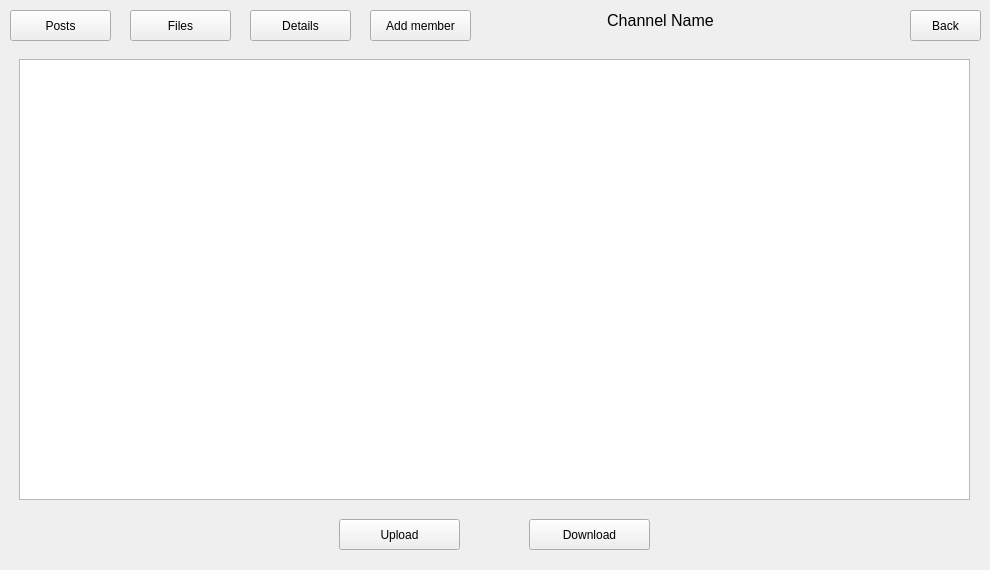
<?xml version="1.0" encoding="UTF-8"?>
<ui version="4.0">
 <class>Channels</class>
 <widget class="QWidget" name="Channels">
  <property name="geometry">
   <rect>
    <x>0</x>
    <y>0</y>
    <width>990</width>
    <height>570</height>
   </rect>
  </property>
  <property name="windowTitle">
   <string>Form</string>
  </property>
  <widget class="QStackedWidget" name="stackedWidget_main">
   <property name="geometry">
    <rect>
     <x>0</x>
     <y>0</y>
     <width>991</width>
     <height>571</height>
    </rect>
   </property>
   <property name="currentIndex">
    <number>1</number>
   </property>
   <widget class="QWidget" name="primary">
    <widget class="QListWidget" name="listWidget_Channels">
     <property name="geometry">
      <rect>
       <x>20</x>
       <y>90</y>
       <width>951</width>
       <height>461</height>
      </rect>
     </property>
    </widget>
    <widget class="QPushButton" name="pushButton_newChannel">
     <property name="geometry">
      <rect>
       <x>20</x>
       <y>20</y>
       <width>191</width>
       <height>51</height>
      </rect>
     </property>
     <property name="text">
      <string>Create new channel</string>
     </property>
    </widget>
   </widget>
   <widget class="QWidget" name="secondary">
    <widget class="QPushButton" name="pushButton_back">
     <property name="geometry">
      <rect>
       <x>910</x>
       <y>10</y>
       <width>71</width>
       <height>31</height>
      </rect>
     </property>
     <property name="text">
      <string>Back</string>
     </property>
    </widget>
    <widget class="QStackedWidget" name="stackedWidget_channel">
     <property name="geometry">
      <rect>
       <x>9</x>
       <y>49</y>
       <width>971</width>
       <height>511</height>
      </rect>
     </property>
     <property name="currentIndex">
      <number>1</number>
     </property>
     <widget class="QWidget" name="posts">
      <widget class="QPushButton" name="pushButton_send">
       <property name="geometry">
        <rect>
         <x>840</x>
         <y>470</y>
         <width>121</width>
         <height>31</height>
        </rect>
       </property>
       <property name="text">
        <string>Send</string>
       </property>
      </widget>
      <widget class="QLineEdit" name="lineEdit_textMaker">
       <property name="geometry">
        <rect>
         <x>150</x>
         <y>470</y>
         <width>671</width>
         <height>31</height>
        </rect>
       </property>
      </widget>
      <widget class="QPushButton" name="pushButton_CreateMeet">
       <property name="geometry">
        <rect>
         <x>10</x>
         <y>470</y>
         <width>121</width>
         <height>31</height>
        </rect>
       </property>
       <property name="text">
        <string>Create a meeting</string>
       </property>
      </widget>
      <widget class="QListWidget" name="listWidget_Posts">
       <property name="geometry">
        <rect>
         <x>5</x>
         <y>1</y>
         <width>961</width>
         <height>461</height>
        </rect>
       </property>
      </widget>
     </widget>
     <widget class="QWidget" name="files">
      <widget class="QListWidget" name="listWidget_Files">
       <property name="geometry">
        <rect>
         <x>10</x>
         <y>10</y>
         <width>951</width>
         <height>441</height>
        </rect>
       </property>
      </widget>
      <widget class="QPushButton" name="pushButton_UploadFile">
       <property name="geometry">
        <rect>
         <x>330</x>
         <y>470</y>
         <width>121</width>
         <height>31</height>
        </rect>
       </property>
       <property name="text">
        <string>Upload</string>
       </property>
      </widget>
      <widget class="QPushButton" name="pushButton_DownloadFile">
       <property name="geometry">
        <rect>
         <x>520</x>
         <y>470</y>
         <width>121</width>
         <height>31</height>
        </rect>
       </property>
       <property name="text">
        <string>Download</string>
       </property>
      </widget>
     </widget>
     <widget class="QWidget" name="details">
      <widget class="QTextBrowser" name="textBrowser_Details">
       <property name="geometry">
        <rect>
         <x>0</x>
         <y>0</y>
         <width>971</width>
         <height>511</height>
        </rect>
       </property>
      </widget>
     </widget>
    </widget>
    <widget class="QPushButton" name="pushButton_Posts">
     <property name="geometry">
      <rect>
       <x>10</x>
       <y>10</y>
       <width>101</width>
       <height>31</height>
      </rect>
     </property>
     <property name="text">
      <string>Posts</string>
     </property>
    </widget>
    <widget class="QPushButton" name="pushButton_Files">
     <property name="geometry">
      <rect>
       <x>130</x>
       <y>10</y>
       <width>101</width>
       <height>31</height>
      </rect>
     </property>
     <property name="text">
      <string>Files</string>
     </property>
    </widget>
    <widget class="QPushButton" name="pushButton_Details">
     <property name="geometry">
      <rect>
       <x>250</x>
       <y>10</y>
       <width>101</width>
       <height>31</height>
      </rect>
     </property>
     <property name="text">
      <string>Details</string>
     </property>
    </widget>
    <widget class="QLabel" name="label_channelName">
     <property name="geometry">
      <rect>
       <x>580</x>
       <y>10</y>
       <width>161</width>
       <height>21</height>
      </rect>
     </property>
     <property name="font">
      <font>
       <pointsize>12</pointsize>
      </font>
     </property>
     <property name="layoutDirection">
      <enum>Qt::LeftToRight</enum>
     </property>
     <property name="text">
      <string>Channel Name</string>
     </property>
     <property name="alignment">
      <set>Qt::AlignCenter</set>
     </property>
    </widget>
    <widget class="QPushButton" name="pushButton_AddMember">
     <property name="geometry">
      <rect>
       <x>370</x>
       <y>10</y>
       <width>101</width>
       <height>31</height>
      </rect>
     </property>
     <property name="text">
      <string>Add member</string>
     </property>
    </widget>
   </widget>
  </widget>
 </widget>
 <resources/>
 <connections/>
</ui>
